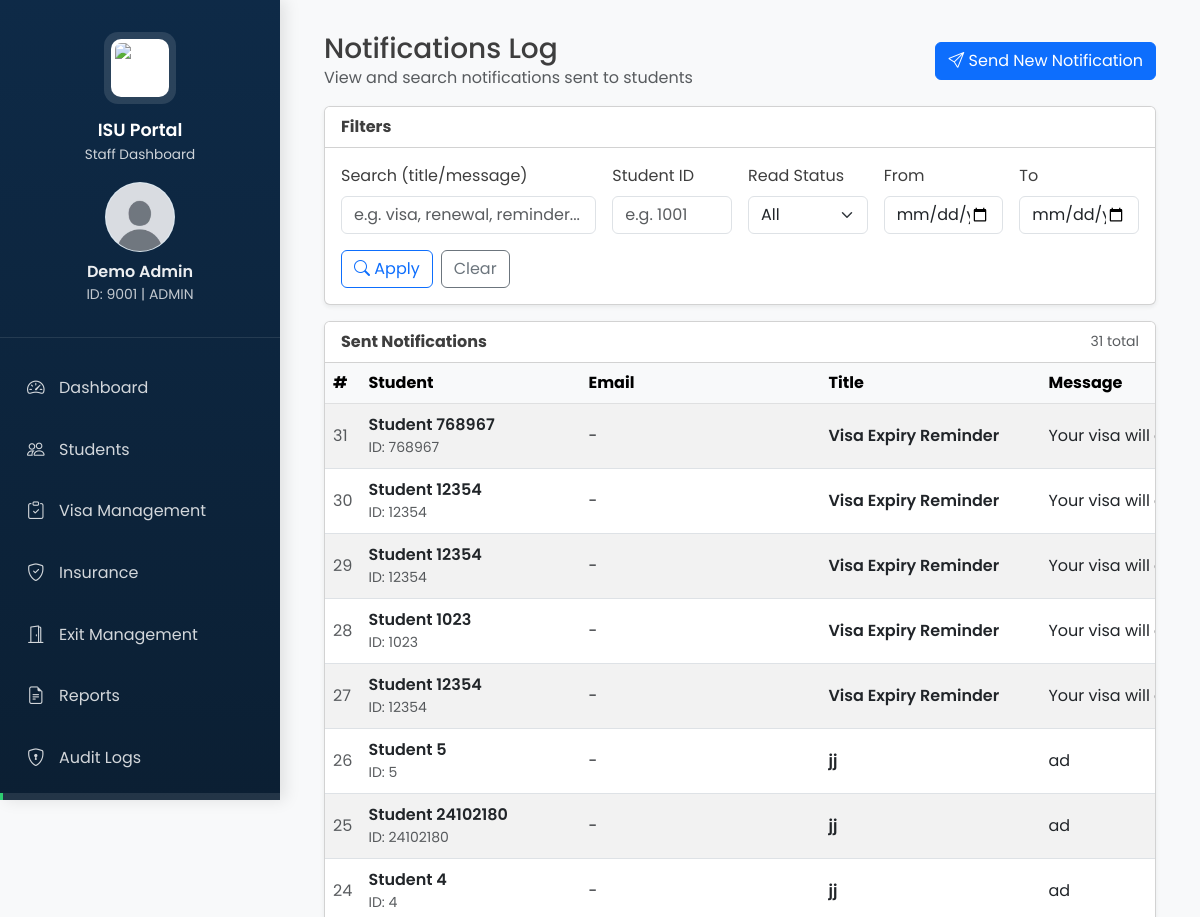
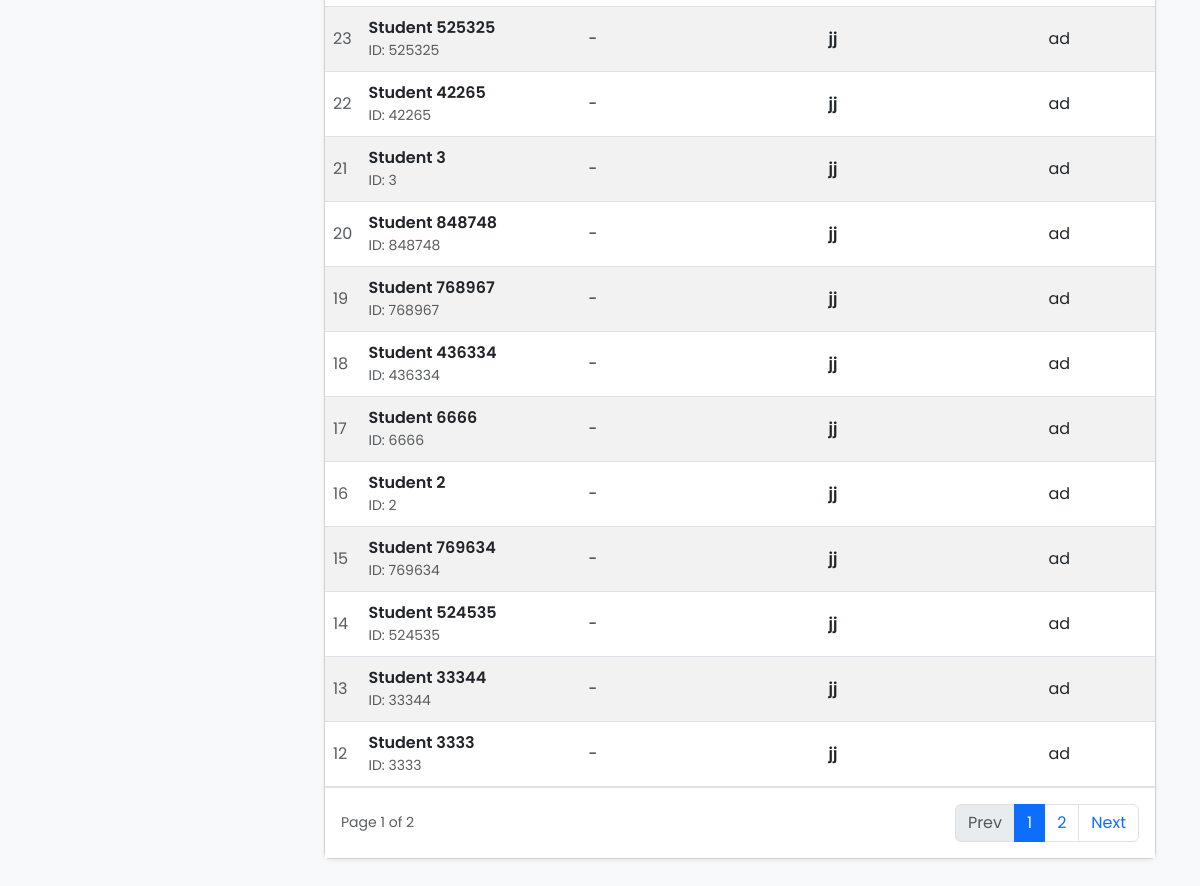
Page /staff/notifications.php (signed in) on the committed database (2 pictures, top to bottom).
### tables this page shows
CREATE TABLE `staff` (
  `staff_id` int(11) NOT NULL,
  `first_name` varchar(50) NOT NULL,
  `last_name` varchar(50) NOT NULL,
  `email` varchar(100) NOT NULL,
  `password` varchar(255) DEFAULT NULL,
  `role` enum('admin','staff') NOT NULL DEFAULT 'staff',
  `department` varchar(100) DEFAULT NULL,
  `phone` varchar(20) DEFAULT NULL,
  `created_at` timestamp NOT NULL DEFAULT current_timestamp(),
  `status` varchar(30) DEFAULT 'Active',
  `profile_photo` varchar(255) DEFAULT NULL
);

CREATE TABLE `notifications` (
  `notification_id` int(11) NOT NULL,
  `student_id` int(11) NOT NULL,
  `title` varchar(255) NOT NULL,
  `message` text NOT NULL,
  `is_read` tinyint(1) DEFAULT 0,
  `created_at` timestamp NOT NULL DEFAULT current_timestamp()
);

### includes/functions.php (called while the page is built, shortened)
<?php
function current_role(): string {
    return (string)($_SESSION['role'] ?? '');
}
function normalize_role(string $role): string {
    $role = strtolower(trim($role));
    $aliases = [
        'super admin' => 'super_admin',
        'super-admin' => 'super_admin',
        'visa officer' => 'visa_officer',
        'insurance officer' => 'insurance_officer',
        'exit officer' => 'exit_officer',
    ];
    return $aliases[$role] ?? $role;
}
function user_has_role(array $allowed_roles): bool {
    $current = normalize_role(current_role());
    $allowed = array_map('normalize_role', $allowed_roles);
    if (in_array($current, $allowed, true)) {
        return true;
    }
    return false;
}
?>

### staff/notifications.php (the view, shortened to what this page needs)
<?php
require_once __DIR__ . "/header.php";
function h($v): string { return htmlspecialchars((string)$v, ENT_QUOTES, 'UTF-8'); }
$q        = trim($_GET["q"] ?? "");
$student  = trim($_GET["student"] ?? "");
$dateFrom = trim($_GET["from"] ?? "");
$dateTo   = trim($_GET["to"] ?? "");
$read     = trim($_GET["read"] ?? "");
$page  = max(1, (int)($_GET["page"] ?? 1));
$limit = 20;
$offset = ($page - 1) * $limit;
$rows = [];
$total = 0;
try {
    $where  = [];
    $types  = "";
    $params = [];
    $whereSql = $where ? ("WHERE " . implode(" AND ", $where)) : "";
    $sqlCount = "
        SELECT COUNT(*) AS c
        FROM notifications n
        LEFT JOIN student s ON s.student_id = n.student_id
        $whereSql
    ";
    $stmt = $conn->prepare($sqlCount);
    $stmt->execute();
    $totalRow = $stmt->get_result()->fetch_assoc();
    $total = (int)($totalRow["c"] ?? 0);
    $sql = "
        SELECT
            n.notification_id,
            n.student_id,
            n.title,
            n.message,
            n.is_read,
            n.created_at,
            s.first_name,
            s.last_name,
            s.email
        FROM notifications n
        LEFT JOIN student s ON s.student_id = n.student_id
        $whereSql
        ORDER BY n.created_at DESC, n.notification_id DESC
        LIMIT ? OFFSET ?
    ";
    $stmt = $conn->prepare($sql);
    if ($types === "") {
        $stmt->bind_param("ii", $limit, $offset);
    } else {
        $types2  = $types . "ii";
        $params2 = array_merge($params, [$limit, $offset]);
        $stmt->bind_param($types2, ...$params2);
    }
    $stmt->execute();
    $res = $stmt->get_result();
    if ($res) {
        $rows = $res->fetch_all(MYSQLI_ASSOC);
    }
} catch (Throwable $e) {
    $error = "Failed to load notifications: " . $e->getMessage();
}
$totalPages = max(1, (int)ceil($total / $limit));
function buildUrl(array $overrides = []): string {
    $q = $_GET;
    foreach ($overrides as $k => $v) {
        if ($v === null) unset($q[$k]);
        else $q[$k] = $v;
    }
    return "notifications.php?" . http_build_query($q);
}
?>
<div class="container-fluid">
    <div class="d-flex justify-content-between align-items-center mb-3">
        <div>
            <h3 class="mb-0">Notifications Log</h3>
            <div class="text-muted">View and search notifications sent to students</div>
        </div>
        <a href="send_notification.php" class="btn btn-primary">
            <i class="bi bi-send"></i> Send New Notification
        </a>
    </div>
    <div class="card shadow-sm mb-3">
        <div class="card-header bg-white">
            <strong>Filters</strong>
        </div>
        <div class="card-body">
            <form method="get" class="row g-3 align-items-end">
                <div class="col-md-4">
                    <label class="form-label">Search (title/message)</label>
                    <input class="form-control" name="q" value="<?php echo h($q); ?>" placeholder="e.g. visa, renewal, reminder...">
                </div>
                <div class="col-md-2">
                    <label class="form-label">Student ID</label>
                    <input class="form-control" name="student" value="<?php echo h($student); ?>" placeholder="e.g. 1001">
                </div>
                <div class="col-md-2">
                    <label class="form-label">Read Status</label>
                    <select class="form-select" name="read">
                        <option value=""  <?php echo $read === ""  ? "selected" : ""; ?>>All</option>
                    </select>
                </div>
                <div class="col-md-2">
                    <label class="form-label">From</label>
                    <input type="date" class="form-control" name="from" value="<?php echo h($dateFrom); ?>">
                </div>
                <div class="col-md-2">
                    <label class="form-label">To</label>
                    <input type="date" class="form-control" name="to" value="<?php echo h($dateTo); ?>">
                </div>
                <div class="col-12 d-flex gap-2">
                    <button class="btn btn-outline-primary">
                        <i class="bi bi-search"></i> Apply
                    </button>
                    <a class="btn btn-outline-secondary" href="notifications.php">Clear</a>
                </div>
            </form>
        </div>
    </div>
    <div class="card shadow-sm">
        <div class="card-header bg-white d-flex justify-content-between align-items-center">
            <strong>Sent Notifications</strong>
            <span class="text-muted small"><?php echo (int)$total; ?> total</span>
        </div>
        <div class="card-body p-0">
            <?php if (!$rows): ?>
                <div class="p-4 text-muted">No notifications found.</div>
            <?php else: ?>
                <div class="table-responsive">
                    <table class="table table-striped table-hover align-middle mb-0">
                        <thead class="table-light">
                        <tr>
                            <th style="width:90px;">#</th>
                            <th style="min-width:220px;">Student</th>
                            <th style="min-width:240px;">Email</th>
                            <th style="min-width:220px;">Title</th>
                            <th>Message</th>
                        </tr>
                        </thead>
                        <tbody>
                        <?php foreach ($rows as $r): ?>
                            <?php
                            $sid   = $r["student_id"] ?? "-";
                            $name  = trim(($r["first_name"] ?? "") . " " . ($r["last_name"] ?? ""));
                            $email = $r["email"] ?? "-";
                            $title = $r["title"] ?? "";
                            $msg   = $r["message"] ?? "";
                            ?>
                            <tr>
                                <td class="text-muted"><?php echo h($r["notification_id"] ?? ""); ?></td>
                                <td>
                                    <div class="fw-semibold"><?php echo h($name ?: ("Student " . $sid)); ?></div>
                                    <div class="text-muted small">ID: <?php echo h($sid); ?></div>
                                </td>
                                <td><?php echo h($email); ?></td>
                                <td class="fw-semibold"><?php echo h($title); ?></td>
                                <td>
                                    <div style="max-width:520px; white-space:nowrap; overflow:hidden; text-overflow:ellipsis;">
                                        <?php echo h($msg); ?>
                                    </div>
                                </td>
                            </tr>
                        <?php endforeach; ?>
                        </tbody>
                    </table>
                </div>
                <div class="p-3 border-top bg-white d-flex justify-content-between align-items-center">
                    <div class="text-muted small">
                        Page <?php echo (int)$page; ?> of <?php echo (int)$totalPages; ?>
                    </div>
                    <nav>
                        <ul class="pagination mb-0">
                            <li class="page-item <?php echo $page <= 1 ? "disabled" : ""; ?>">
                                <a class="page-link" href="<?php echo h(buildUrl(["page" => max(1, $page - 1)])); ?>">Prev</a>
                            </li>
                            <?php
                            $start = max(1, $page - 2);
                            $end   = min($totalPages, $page + 2);
                            for ($p = $start; $p <= $end; $p++):
                            ?>
                                <li class="page-item <?php echo $p === $page ? "active" : ""; ?>">
                                    <a class="page-link" href="<?php echo h(buildUrl(["page" => $p])); ?>"><?php echo (int)$p; ?></a>
                                </li>
                            <?php endfor; ?>
                            <li class="page-item <?php echo $page >= $totalPages ? "disabled" : ""; ?>">
                                <a class="page-link" href="<?php echo h(buildUrl(["page" => min($totalPages, $page + 1)])); ?>">Next</a>
                            </li>
                        </ul>
                    </nav>
                </div>
            <?php endif; ?>
        </div>
    </div>
</div>
<?php require_once __DIR__ . "/footer.php"; ?>

### staff/header.php (shortened to what this page needs)
<?php
require_once __DIR__ . '/../includes/functions.php';
$staff_id = (int)$_SESSION['user_id'];
$role = $_SESSION['role'] ?? 'staff';
$staff = null;
try {
    $table_check = $conn->query("SHOW TABLES LIKE 'staff'");
    if ($table_check && $table_check->num_rows > 0) {
        $stmt = $conn->prepare("SELECT first_name, last_name, email, profile_photo FROM staff WHERE staff_id = ? LIMIT 1");
        $stmt->bind_param("i", $staff_id);
        $stmt->execute();
        $staff = $stmt->get_result()->fetch_assoc();
    }
} catch (Exception $e) {
    error_log("Staff fetch error: " . $e->getMessage());
}
$aiu_logo_url = "https://aiu.edu.my/wp-content/uploads/2022/11/AIULogo-512x521-01.jpg";
$profilePhoto = $staff['profile_photo'] ?? '';
if ($profilePhoto && preg_match('/^https?:\/\//i', $profilePhoto)) {
    $profilePhotoUrl = $profilePhoto;
} elseif ($profilePhoto) {
    $profilePhotoUrl = $profilePhoto;
} else {
    $profilePhotoUrl = "uploads/default_image.png";
}
$profilePhotoUrlWithVersion = $profilePhotoUrl . '?v=' . time();
?>
<!DOCTYPE html>
<html lang="en" data-bs-theme="light">
<head>
    <link href="../bootstrap.min.css" rel="stylesheet">
    <link rel="stylesheet" href="https://cdn.jsdelivr.net/npm/bootstrap-icons@1.10.0/font/bootstrap-icons.css">
</head>
<body>
<aside class="staff-sidebar" id="sidebar">
    <div class="sidebar-header">
        <div class="logo">
            <img src="<?php echo htmlspecialchars($aiu_logo_url); ?>" alt="AIU Logo">
        </div>
        <h3>ISU Portal</h3>
        <p>Staff Dashboard</p>
        <div class="mt-3 d-flex flex-column align-items-center">
            <div class="user-avatar" style="width: 70px; height: 70px; font-size: 1.3rem;">
                <img src="<?php echo htmlspecialchars($profilePhotoUrlWithVersion); ?>" alt="Profile">
            </div>
            <div class="mt-2 fw-semibold" style="color: rgba(255,255,255,0.92);">
                <?php echo htmlspecialchars(trim(($staff['first_name'] ?? '') . ' ' . ($staff['last_name'] ?? ''))); ?>
            </div>
            <small class="opacity-75">
                ID: <?php echo (int)$staff_id; ?> | <?php echo htmlspecialchars(strtoupper($role)); ?>
            </small>
        </div>
    </div>
    <div class="sidebar-menu">
        <ul class="nav flex-column">
            <li class="nav-item">
                <a href="dashboard.php" class="nav-link <?php echo basename($_SERVER['PHP_SELF']) === 'dashboard.php' ? 'active' : ''; ?>">
                    <i class="bi bi-speedometer2"></i>
                    <span>Dashboard</span>
                </a>
            </li>
            <li class="nav-item">
                <a href="students.php" class="nav-link <?php echo basename($_SERVER['PHP_SELF']) === 'students.php' ? 'active' : ''; ?>">
                    <i class="bi bi-people"></i>
                    <span>Students</span>
                </a>
            </li>
            <li class="nav-item">
                <a href="visa_management.php" class="nav-link <?php echo basename($_SERVER['PHP_SELF']) === 'visa_management.php' ? 'active' : ''; ?>">
                    <i class="bi bi-clipboard-check"></i>
                    <span>Visa Management</span>
                </a>
            </li>
            <li class="nav-item">
                <a href="insurance_management.php" class="nav-link <?php echo basename($_SERVER['PHP_SELF']) === 'insurance_management.php' ? 'active' : ''; ?>">
                    <i class="bi bi-shield-check"></i>
                    <span>Insurance</span>
                </a>
            </li>
            <li class="nav-item">
                <a href="exit_management.php" class="nav-link <?php echo basename($_SERVER['PHP_SELF']) === 'exit_management.php' ? 'active' : ''; ?>">
                    <i class="bi bi-door-open"></i>
                    <span>Exit Management</span>
                </a>
            </li>
            <li class="nav-item">
                <a href="reports.php" class="nav-link <?php echo basename($_SERVER['PHP_SELF']) === 'reports.php' ? 'active' : ''; ?>">
                    <i class="bi bi-file-earmark-text"></i>
                    <span>Reports</span>
                </a>
            </li>
            <?php if (user_has_role(['admin', 'super_admin'])): ?>
            <li class="nav-item">
                <a href="audit_logs.php" class="nav-link <?php echo basename($_SERVER['PHP_SELF']) === 'audit_logs.php' ? 'active' : ''; ?>">
                    <i class="bi bi-shield-lock"></i>
                    <span>Audit Logs</span>
                </a>
            </li>
            <?php endif; ?>
            <li class="nav-item">
                <a href="notifications.php" class="nav-link <?php echo basename($_SERVER['PHP_SELF']) === 'notifications.php' ? 'active' : ''; ?>">
                </a>
            </li>
        </ul>
    </div>
</aside>
<main class="staff-content" id="mainContent">

### rows in the picture
staff: first_name+last_name "Demo Admin"
notifications: notification_id "31", sid "Student 768967", student "768967", email "-", title "Visa Expiry Reminder", message "Your visa will expire on 20 February 2026. Please submit your vis…"
notifications: notification_id "30", sid "Student 12354", student "12354", email "-", title "Visa Expiry Reminder", message "Your visa will expire on 10 March 2026. Please submit your visa r…"
notifications: notification_id "29", sid "Student 12354", student "12354", email "-", title "Visa Expiry Reminder", message "Your visa will expire on 26 April 2026. Please submit your visa re…"
notifications: notification_id "28", sid "Student 1023", student "1023", email "-", title "Visa Expiry Reminder", message "Your visa will expire on 15 April 2026. Please submit your visa ren…"
notifications: notification_id "27", sid "Student 12354", student "12354", email "-", title "Visa Expiry Reminder", message "Your visa will expire on 2026-04-26. Please submit your visa ren…"
notifications: notification_id "26", sid "Student 5", student "5", email "-", title "jj", message "ad"
notifications: notification_id "25", sid "Student 24102180", student "24102180", email "-", title "jj", message "ad"
notifications: notification_id "24", sid "Student 4", student "4", email "-", title "jj", message "ad"
notifications: notification_id "23", sid "Student 525325", student "525325", email "-", title "jj", message "ad"
notifications: notification_id "22", sid "Student 42265", student "42265", email "-", title "jj", message "ad"
notifications: notification_id "21", sid "Student 3", student "3", email "-", title "jj", message "ad"
notifications: notification_id "20", sid "Student 848748", student "848748", email "-", title "jj", message "ad"
notifications: notification_id "19", sid "Student 768967", student "768967", email "-", title "jj", message "ad"
notifications: notification_id "18", sid "Student 436334", student "436334", email "-", title "jj", message "ad"
notifications: notification_id "17", sid "Student 6666", student "6666", email "-", title "jj", message "ad"
notifications: notification_id "16", sid "Student 2", student "2", email "-", title "jj", message "ad"
notifications: notification_id "15", sid "Student 769634", student "769634", email "-", title "jj", message "ad"
notifications: notification_id "14", sid "Student 524535", student "524535", email "-", title "jj", message "ad"
notifications: notification_id "13", sid "Student 33344", student "33344", email "-", title "jj", message "ad"
notifications: notification_id "12", sid "Student 3333", student "3333", email "-", title "jj", message "ad"

### other values in the picture
$staff_id "9001"
$role "ADMIN"
$total "31"
$page "1"
$totalPages "2"
